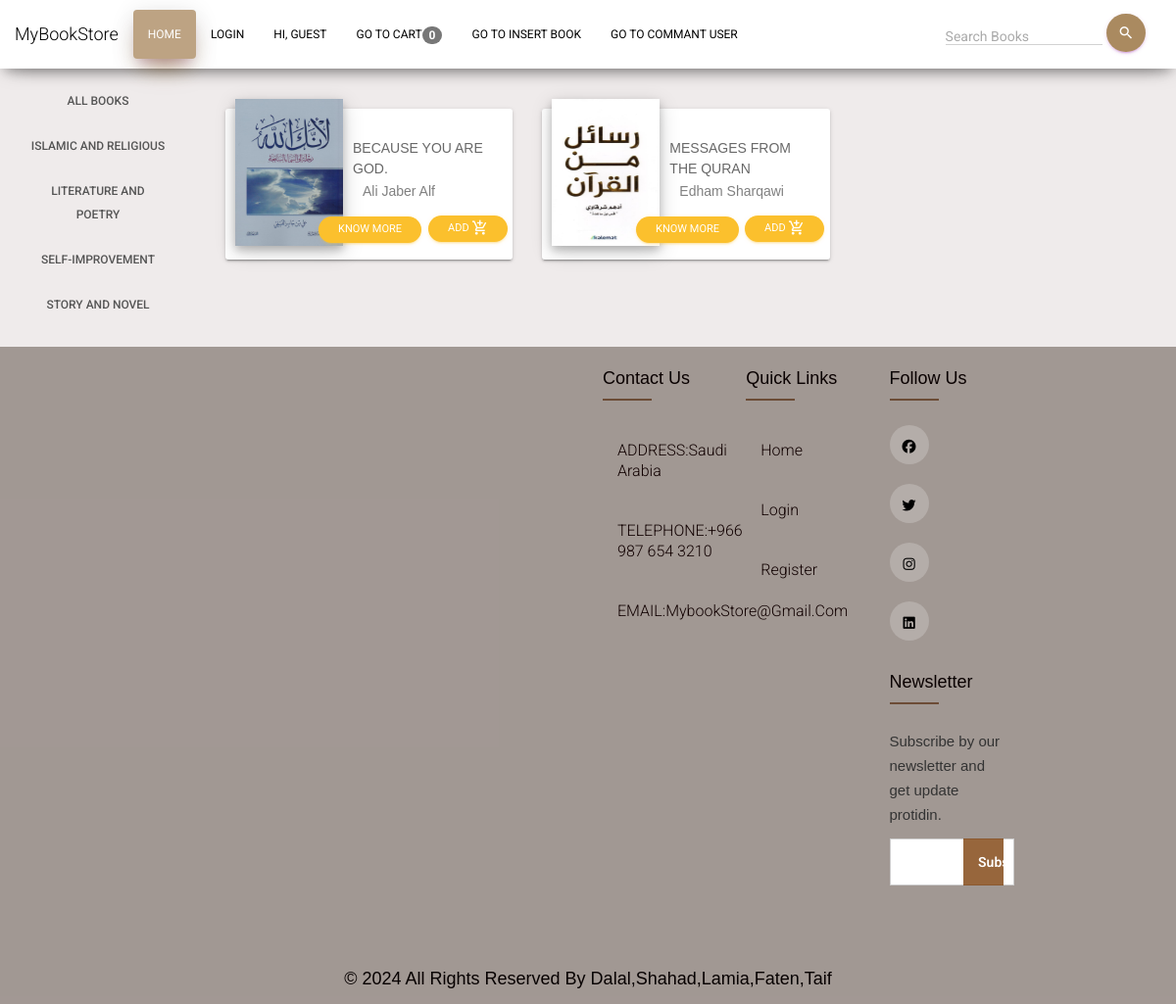
The page /index.php?category=Islamic and religious on the database its author committed.
### tables this page shows
CREATE TABLE `category` (
  `name` varchar(25) NOT NULL
);

CREATE TABLE `books` (
  `book_id` int(200) NOT NULL,
  `author` varchar(25) NOT NULL,
  `keywords` varchar(255) NOT NULL,
  `title` varchar(80) NOT NULL,
  `price` int(200) NOT NULL,
  `image` varchar(200) NOT NULL,
  `description` text NOT NULL,
  `category` varchar(25) NOT NULL
);

### function/functions.php (the view, shortened to what this page needs)
<?php
$conn=mysqli_connect("localhost", "root", "","ecom");
function getIpAdd()
{
    if (!empty($_SERVER['HTTP_CLIENT_IP']))
    {
      $ip=$_SERVER['HTTP_CLIENT_IP'];
    }
    elseif (!empty($_SERVER['HTTP_X_FORWARDED_FOR']))
    {
      $ip=$_SERVER['HTTP_X_FORWARDED_FOR'];
    }
    else
    {
      $ip=$_SERVER['REMOTE_ADDR'];
    }
    return $ip;
}
function total_items(){
    global $conn;
    $ip=getIpAdd();
    if(isset($_GET['add_cart']))
    {
        $get_items="SELECT * FROM `cart` WHERE `ip_add`='$ip'";
        $run=mysqli_query($conn, $get_items);
        $count = mysqli_num_rows($run);
    }
    else {
        $get_items="SELECT * FROM `cart` WHERE `ip_add`='$ip'";
        $run=mysqli_query($conn, $get_items);
        $count = mysqli_num_rows($run);
    }
    echo $count;
}
function getcats(){
	global $conn;
	$query4="SELECT * from category";
	$result=mysqli_query($conn, $query4);
	while($row=mysqli_fetch_array($result))
	{
		echo "<li role=\"presentation\"><a href=\"index.php?category=".$row['name']."\">".$row['name']."</a></li>";
	}
}
function get_bycat(){
  global $conn;
  if(isset($_GET['category'])){
    $cat_id= $_GET['category'];
    $get_cat_pro = "SELECT * FROM Books WHERE category LIKE '$cat_id'";
    $run_cat_pro=mysqli_query($conn,$get_cat_pro);
    while($row=mysqli_fetch_array($run_cat_pro))
  {
    echo "<div class='col-lg-4 col-md-6'>
                            <div class='card'>
                                <img class='card-img' height='200px' width='100px' src='assets/images/".$row['image']."'>
                                <span class='content-card'>
                                    <h6>".$row['title']."</h6>
                                    <h7>".$row['author']."</h7>
                                </span>
                                <a href='index.php?add_cart=".$row['book_id']."'><button class='buybtn btn btn-warning btn-round btn-sm'>
                  Add <i class='material-icons'>add_shopping_cart</i>
                </button></a>
                                <button class='knowbtn btn btn-warning btn-round btn-sm' data-toggle='modal' data-target='#".$row['book_id']."'>
                  Know More
                </button>";
        echo "<div class='modal fade' id='".$row['book_id']."' tabindex='-1' role='dialog' aria-labelledby='myModalLabel' aria-hidden='true'>
                  <div class='modal-dialog'>
                    <div class='modal-content'>
                      <div class='modal-header'>
                        <button type='button' class='close' data-dismiss='modal' aria-hidden='true'>&times;</button>
                        <h4 class='modal-title' id='myModalLabel'>".$row['title']."</h4>
                      </div>
                      <div class='modal-body'>
                      <h4><p align='right'>&#8377;".$row['price']."</p></h4>".
                          $row['description']
                      ."</div>
                    </div>
                  </div>
                </div>
              </div>
                        </div>";
  }
    }
  }
?>

### assets/css/Styles.css (style rules this page uses)
.card { background-color: white; height: 11em; margin-top: 30px; }
.card img { height: 150px; width: 110px; position: absolute; box-shadow: 0 4px 8px 0 rgba(0, 0, 0, 0.2), 0 6px 20px 0 rgba(0, 0, 0, 0.19); top: -10px; left: 10px; }
.card h6 { margin: 30px 10px 2px 130px; font-family: sans-serif; color: dimgray; }
body { margin-top: 80px; background-color: #efebeb; }
h7 { margin: 2px 5px 20px 140px; font-family: sans-serif; color: grey }
.card button { position: absolute; }
.buybtn { position: absolute; bottom: 8px; right: 4px; }
.knowbtn { bottom: 8px; right: 92px; }
@media all and (transform-3d), (-webkit-transform-3d) { .btn { gap: 25px; } }

### rows shown on the page
category: name "ISLAMIC AND RELIGIOUS"
category: name "LITERATURE AND POETRY"
category: name "SELF-IMPROVEMENT"
category: name "STORY AND NOVEL"
books: image (picture), title "BECAUSE YOU ARE GOD.", author "Ali Jaber Alf"
books: image (picture), title "MESSAGES FROM THE QURAN", author "Edham Sharqawi"

### other values the page prints
$count "0"
